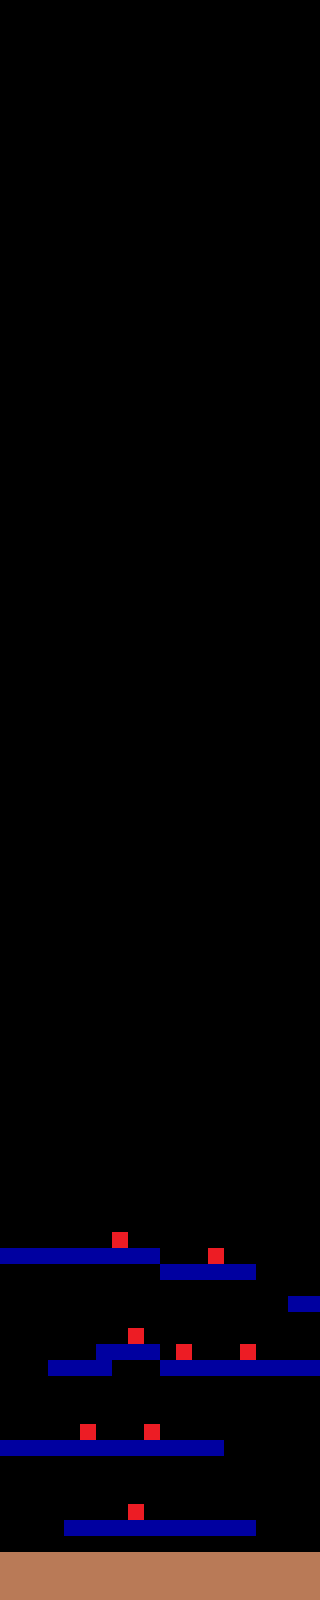

A level layout from a 2D game, rendered from its tile map. Below: a short description, then the map file with tile-grid data replaced by summaries:
An orthogonal 20x100 tile map with 16x16 px tiles, 2 tile layers (platforms, fires) and 6 objects.

<map version="1.2" tiledversion="1.2.1" orientation="orthogonal" renderorder="right-down" width="20" height="100" tilewidth="16" tileheight="16" infinite="0" nextlayerid="7" nextobjectid="49">
 <tileset firstgid="1" name="kongtiles" tilewidth="16" tileheight="16" spacing="1" margin="1" tilecount="4" columns="4">
  <image source="../images/kongtiles.bmp" trans="ffffff" width="69" height="18" />
  <tile id="0" type="ground" />
  <tile id="1" type="platform" />
  <tile id="2" type="fire" />
  <tile id="3" type="coin" />
 </tileset>
 <layer id="2" name="platforms" width="20" height="100">
  <data>[2000 cells, 122 non-empty, 2 distinct tile ids]</data>
 </layer>
 <layer id="3" name="fires" width="20" height="100">
  <data>[2000 cells, 8 non-empty, 1 distinct tile ids]</data>
 </layer>
 <objectgroup id="6" name="coins">
  <object id="38" x="85.5" y="1152" width="81" height="16">
   <text wrap="1">Hello World</text>
  </object>
  <object id="39" gid="4" x="244" y="1492" width="16" height="16">
   <properties>
    <property name="type" value="coin" />
   </properties>
  </object>
  <object id="45" gid="4" x="247" y="1421" width="16" height="16">
   <properties>
    <property name="type" value="coin" />
   </properties>
  </object>
  <object id="46" gid="4" x="73" y="1406" width="16" height="16">
   <properties>
    <property name="type" value="coin" />
   </properties>
  </object>
  <object id="47" gid="4" x="35" y="1311" width="16" height="16">
   <properties>
    <property name="type" value="coin" />
   </properties>
  </object>
  <object id="48" gid="4" x="228" y="1307" width="16" height="16">
   <properties>
    <property name="type" value="coin" />
   </properties>
  </object>
 </objectgroup>
</map>
